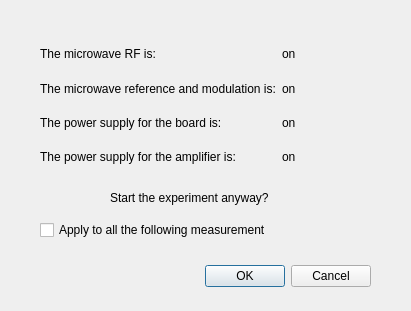
<?xml version="1.0" encoding="UTF-8"?>
<ui version="4.0">
 <class>Dialog</class>
 <widget class="QDialog" name="Dialog">
  <property name="geometry">
   <rect>
    <x>0</x>
    <y>0</y>
    <width>411</width>
    <height>311</height>
   </rect>
  </property>
  <property name="windowTitle">
   <string>Dialog</string>
  </property>
  <widget class="QDialogButtonBox" name="buttonBox">
   <property name="geometry">
    <rect>
     <x>30</x>
     <y>260</y>
     <width>341</width>
     <height>32</height>
    </rect>
   </property>
   <property name="orientation">
    <enum>Qt::Horizontal</enum>
   </property>
   <property name="standardButtons">
    <set>QDialogButtonBox::Cancel|QDialogButtonBox::Ok</set>
   </property>
  </widget>
  <widget class="QLabel" name="label">
   <property name="geometry">
    <rect>
     <x>110</x>
     <y>190</y>
     <width>171</width>
     <height>16</height>
    </rect>
   </property>
   <property name="text">
    <string>Start the experiment anyway?</string>
   </property>
  </widget>
  <widget class="QWidget" name="layoutWidget">
   <property name="geometry">
    <rect>
     <x>40</x>
     <y>40</y>
     <width>321</width>
     <height>131</height>
    </rect>
   </property>
   <layout class="QGridLayout" name="gridLayout">
    <item row="0" column="0">
     <widget class="QLabel" name="label_2">
      <property name="text">
       <string>The microwave RF is:</string>
      </property>
     </widget>
    </item>
    <item row="0" column="1">
     <widget class="QLabel" name="mw_Label">
      <property name="text">
       <string>on</string>
      </property>
     </widget>
    </item>
    <item row="1" column="0">
     <widget class="QLabel" name="label_3">
      <property name="text">
       <string>The microwave reference and modulation is:</string>
      </property>
     </widget>
    </item>
    <item row="1" column="1">
     <widget class="QLabel" name="ref_Label">
      <property name="text">
       <string>on</string>
      </property>
     </widget>
    </item>
    <item row="2" column="0">
     <widget class="QLabel" name="label_4">
      <property name="text">
       <string>The power supply for the board is:</string>
      </property>
     </widget>
    </item>
    <item row="2" column="1">
     <widget class="QLabel" name="psb_Label">
      <property name="text">
       <string>on</string>
      </property>
     </widget>
    </item>
    <item row="3" column="0">
     <widget class="QLabel" name="label_5">
      <property name="text">
       <string>The power supply for the amplifier is:</string>
      </property>
     </widget>
    </item>
    <item row="3" column="1">
     <widget class="QLabel" name="psa_Label">
      <property name="text">
       <string>on</string>
      </property>
     </widget>
    </item>
   </layout>
  </widget>
  <widget class="QCheckBox" name="apply_checkBox">
   <property name="geometry">
    <rect>
     <x>40</x>
     <y>220</y>
     <width>261</width>
     <height>20</height>
    </rect>
   </property>
   <property name="text">
    <string>Apply to all the following measurement</string>
   </property>
  </widget>
 </widget>
 <resources/>
 <connections>
  <connection>
   <sender>buttonBox</sender>
   <signal>accepted()</signal>
   <receiver>Dialog</receiver>
   <slot>accept()</slot>
   <hints>
    <hint type="sourcelabel">
     <x>248</x>
     <y>254</y>
    </hint>
    <hint type="destinationlabel">
     <x>157</x>
     <y>274</y>
    </hint>
   </hints>
  </connection>
  <connection>
   <sender>buttonBox</sender>
   <signal>rejected()</signal>
   <receiver>Dialog</receiver>
   <slot>reject()</slot>
   <hints>
    <hint type="sourcelabel">
     <x>316</x>
     <y>260</y>
    </hint>
    <hint type="destinationlabel">
     <x>286</x>
     <y>274</y>
    </hint>
   </hints>
  </connection>
 </connections>
</ui>
